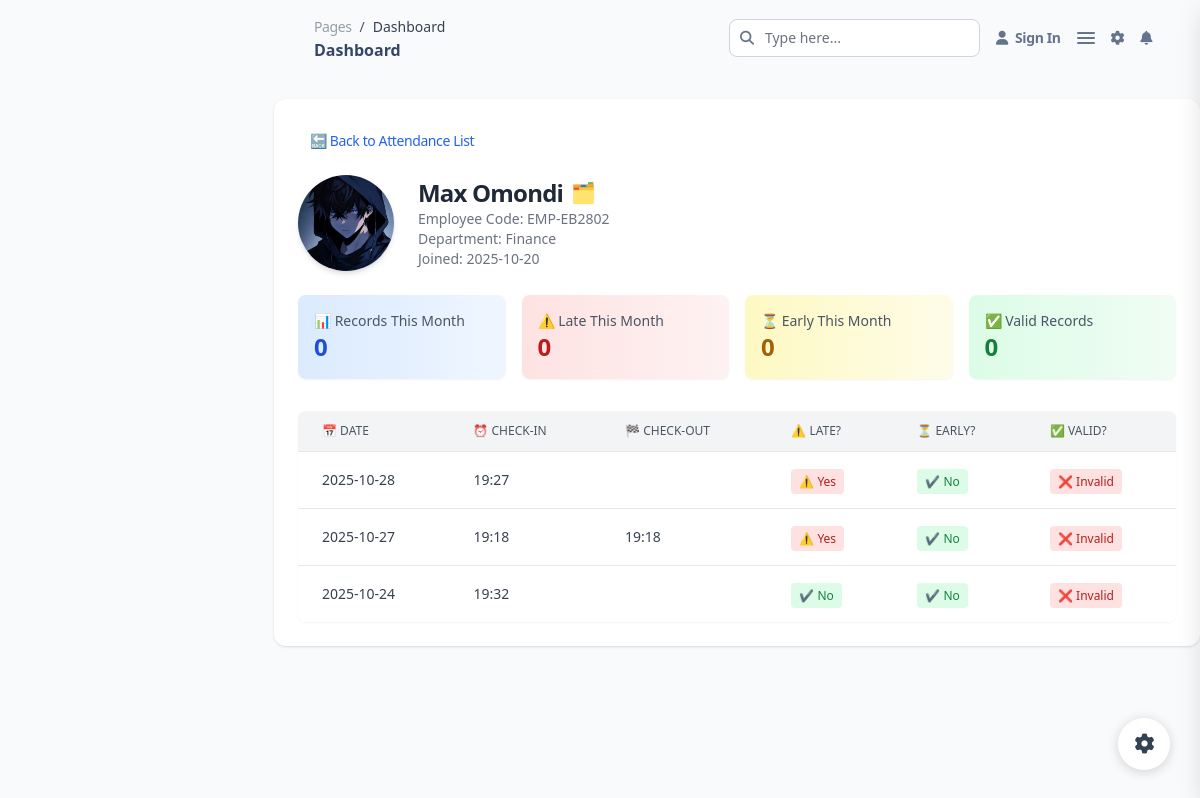
Page /attendance/history/1/ (signed in) on the committed database.
### users/models.py (models this page shows, shortened)
class Employee(models.Model):
    EMPLOYMENT_TYPE_CHOICES = [
        ('full_time', 'Full-Time'),
        ('part_time', 'Part-Time'),
        ('contract', 'Contract'),
        ('intern', 'Intern'),
    ]
    GENDER_CHOICES = [
        ('male', 'Male'),
        ('female', 'Female'),
        ('other', 'Other'),
    ]
    MARITAL_STATUS_CHOICES = [
        ('single', 'Single'),
        ('married', 'Married'),
        ('divorced', 'Divorced'),
        ('widowed', 'Widowed'),
    ]
    JOB_STATUS_CHOICES = [
        ('active', 'Active'),
        ('suspended', 'Suspended'),
        ('terminated', 'Terminated'),
        ('resigned', 'Resigned'),
    ]
    employee_code = models.CharField(max_length=20, unique=True)
    full_name = models.CharField(max_length=255, null=True)
    phone_number = models.CharField(max_length=20,null=True)
    date_of_joining = models.DateField(null=True, blank=True)
    department = models.ForeignKey(Department, on_delete=models.SET_NULL, null=True, blank=True)
    sub_department = models.ForeignKey(SubDepartment, on_delete=models.SET_NULL, null=True, blank=True)
    stations = models.ManyToManyField(
        "attendance.Station",
        related_name="employees",
        blank=True
    )
    job_position = models.CharField(max_length=255, blank=True, null=True)
    employment_type = models.CharField(max_length=50, choices=[("full_time", "Full Time"), ("part_time", "Part Time"), ("contract", "Contract")])
    gender = models.CharField(max_length=10,null=True, choices=[("male", "Male"), ("female", "Female"), ("other", "Other")])
    marital_status = models.CharField(max_length=15,null=True, choices=[("single", "Single"), ("married", "Married"), ("divorced", "Divorced")])
    job_status = models.CharField(max_length=20, choices=[("active", "Active"), ("inactive", "Inactive")])
    national_id = models.CharField(max_length=20, blank=True, null=True)
    date_of_birth = models.DateField(null=True, blank=True)
    address = models.TextField(blank=True, null=True)
    bank_account_number = models.CharField(max_length=30, blank=True, null=True)
    bank_name = models.CharField(max_length=100, blank=True, null=True)
    next_of_kin_name = models.CharField(max_length=255, blank=True, null=True)
    next_of_kin_relationship = models.CharField(max_length=100, blank=True, null=True)
    next_of_kin_phone = models.CharField(max_length=20, blank=True, null=True)
    documents = models.FileField(upload_to="employee_docs/", blank=True, null=True)
    profile_image = models.ImageField(
        upload_to="employee_photos/",
        null=True,
        blank=True,
        help_text="Upload employee profile picture"
    )
    created_at = models.DateTimeField(auto_now_add=True)
    updated_at = models.DateTimeField(auto_now=True)
    bank_account_number = models.CharField(max_length=30, blank=True, null=True)
    bank_name = models.CharField(max_length=100, blank=True, null=True)
    basic_salary = models.DecimalField(
        max_digits=10, decimal_places=2,
        default=0,
        help_text="Base salary of the employee"
    )
    allowances = models.ManyToManyField(
        'payroll.Allowance',
        blank=True,
        related_name='employees',
        help_text="Allowances applicable to this employee"
    )
    overtime_rate = models.DecimalField(
        max_digits=10, decimal_places=2,
        default=0,
        help_text="Standard overtime rate per hour"
    )
    night_overtime_rate = models.DecimalField(
        max_digits=10, decimal_places=2,
        default=0,
        help_text="Night overtime rate per hour"
    )
    weekend_overtime_rate = models.DecimalField(
        max_digits=10, decimal_places=2,
        default=0,
        help_text="Weekend overtime rate per hour"
    )

class Department(models.Model):
    name = models.CharField(max_length=100, unique=True)
    description = models.TextField(blank=True, null=True)

### attendance/models.py (models this page shows, shortened)
class Attendance(models.Model):
    employee = models.ForeignKey(
        "users.Employee",
        on_delete=models.CASCADE,
        related_name="attendances",
    )
    check_in_latitude = models.DecimalField(max_digits=9, decimal_places=6, null=True, blank=True)
    check_in_longitude = models.DecimalField(max_digits=9, decimal_places=6, null=True, blank=True)
    check_in_image = models.ImageField(upload_to="attendance_photos/", null=True, blank=True)
    check_in_date = models.DateTimeField(null=True, blank=True)
    check_out_latitude = models.DecimalField(max_digits=9, decimal_places=6, null=True, blank=True)
    check_out_longitude = models.DecimalField(max_digits=9, decimal_places=6, null=True, blank=True)
    check_out_image = models.ImageField(upload_to="attendance_photos/", null=True, blank=True)
    check_out_date = models.DateTimeField(null=True, blank=True)
    device_ip = models.GenericIPAddressField(null=True, blank=True)
    previous_ip = models.GenericIPAddressField(null=True, blank=True)
    distance_from_station = models.FloatField(null=True, blank=True)
    is_valid = models.BooleanField(default=False)
    is_late_check_in = models.BooleanField(default=False)
    is_early_check_out = models.BooleanField(default=False)
    device_changed = models.BooleanField(default=False)
    created_at = models.DateTimeField(auto_now_add=True)
    updated_at = models.DateTimeField(auto_now=True)
    VALID_DISTANCE_THRESHOLD = 100.0  # meters
    LATE_THRESHOLD_MINUTES = 10
    EARLY_THRESHOLD_MINUTES = 10
    class Meta:
        ordering = ["-check_in_date"]

### attendance/web/views.py (the view)
# urls.py: path("history/<int:employee_id>/", attendance_history, name="attendance-history"),
@login_required
def attendance_history(request, employee_id=None):
    user = request.user
    employee = get_employee_for_user(user)
    if user.is_manager and employee and employee.department and employee_id:
        target_employee = get_object_or_404(Employee, pk=employee_id, department=employee.department)
    else:
        target_employee = employee
    history = Attendance.objects.filter(employee=target_employee).order_by("-check_in_date")
    return render(request, "attendance/attendance_history.html", {
        "employee": target_employee,
        "history": history,
    })

### attendance/templatetags/attendance_extras.py (called while the page is built)
@register.filter
def count_true(queryset, field_name):
    if not queryset:
        return 0
    return queryset.filter(**{field_name: True}).count()

@register.filter
def current_month(queryset):
    if not queryset:
        return queryset.none()
    now = timezone.now()
    return queryset.filter(check_in_date__year=now.year,
                           check_in_date__month=now.month)

### attendance/web/views.py (called while the page is built)
def get_employee_for_user(user):
    try:
        return Employee.objects.get(employee_code=user.username)
    except Employee.DoesNotExist:
        return None

### users/models.py (called while the page is built)
    @property
    def is_manager(self):
        return self.role == 'manager'

### attendance/templates/attendance/attendance_history.html (shortened to what this page needs)
{% extends "configs/base.html" %}
{% load static %}
{% load attendance_extras %}
{% block content %}
  <main class="ease-soft-in-out xl:ml-68.5 relative h-full max-h-screen rounded-xl transition-all duration-200">
    {% include 'configs/partials/main-top-nav.html' %}
    <section class="max-w-5xl mx-auto bg-white shadow rounded-xl p-6 mt-6">
      <div class="mb-4">
        <a href="{% url 'attendance-list' %}"
           class="inline-flex items-center px-3 py-2 text-sm font-medium text-blue-600 hover:text-blue-800" hx-boost="true">
          🔙 Back to Attendance List
        </a>
      </div>
      <div class="flex flex-col sm:flex-row items-center gap-6 mb-6">
        {% if employee.profile_image %}
          <img src="{{ employee.profile_image.url }}" alt="Profile"
               class="w-24 h-24 rounded-full object-cover shadow-md">
        {% else %}
          <div class="w-24 h-24 rounded-full bg-gray-300 flex items-center justify-center text-gray-600 text-lg">
            👤
          </div>
        {% endif %}
        <div>
          <h2 class="text-2xl font-bold text-gray-800 flex items-center gap-2">
            {{ employee.full_name }}
            <span class="text-gray-400 text-xl">🗂️</span>
          </h2>
          <p class="text-sm text-gray-500">Employee Code: {{ employee.employee_code }}</p>
          <p class="text-sm text-gray-500">Department: {{ employee.department.name}}</p>
          <p class="text-sm text-gray-500">Joined: {{ employee.date_of_joining|date:"Y-m-d" }}</p>
        </div>
      </div>
        <div class="flex flex-wrap gap-4 mb-8">
        <div class="flex-1 bg-gradient-to-r from-blue-100 to-blue-50 rounded-lg p-4 shadow-sm">
          <p class="text-sm text-gray-600">📊 Records This Month</p>
          <p class="text-2xl font-bold text-blue-700">{{ history|current_month|length }}</p>
        </div>
        <div class="flex-1 bg-gradient-to-r from-red-100 to-red-50 rounded-lg p-4 shadow-sm">
          <p class="text-sm text-gray-600">⚠️ Late This Month</p>
          <p class="text-2xl font-bold text-red-700">{{ history|current_month|count_true:"is_late_check_in" }}</p>
        </div>
        <div class="flex-1 bg-gradient-to-r from-yellow-100 to-yellow-50 rounded-lg p-4 shadow-sm">
          <p class="text-sm text-gray-600">⏳ Early This Month</p>
          <p class="text-2xl font-bold text-yellow-700">{{ history|current_month|count_true:"is_early_check_out" }}</p>
        </div>
        <div class="flex-1 bg-gradient-to-r from-green-100 to-green-50 rounded-lg p-4 shadow-sm">
          <p class="text-sm text-gray-600">✅ Valid Records</p>
          <p class="text-2xl font-bold text-green-700">{{ history|current_month|count_true:"is_valid" }}</p>
        </div>
      </div>
      <div class="hidden md:block">
        <table class="min-w-full divide-y divide-gray-200 rounded-lg overflow-hidden shadow-sm">
          <thead class="bg-gray-100">
            <tr>
              <th class="px-6 py-3 text-left text-xs font-medium text-gray-600 uppercase">📅 Date</th>
              <th class="px-6 py-3 text-left text-xs font-medium text-gray-600 uppercase">⏰ Check-In</th>
              <th class="px-6 py-3 text-left text-xs font-medium text-gray-600 uppercase">🏁 Check-Out</th>
              <th class="px-6 py-3 text-left text-xs font-medium text-gray-600 uppercase">⚠️ Late?</th>
              <th class="px-6 py-3 text-left text-xs font-medium text-gray-600 uppercase">⏳ Early?</th>
              <th class="px-6 py-3 text-left text-xs font-medium text-gray-600 uppercase">✅ Valid?</th>
            </tr>
          </thead>
          <tbody class="divide-y divide-gray-200 bg-white">
            {% for record in history %}
            <tr class="hover:bg-gray-50 transition">
              <td class="px-6 py-4 text-sm text-gray-700">{{ record.check_in_date|date:"Y-m-d" }}</td>
              <td class="px-6 py-4 text-sm text-gray-700">{{ record.check_in_date|time:"H:i" }}</td>
              <td class="px-6 py-4 text-sm text-gray-700">{{ record.check_out_date|time:"H:i" }}</td>
              <td class="px-6 py-4">
                {% if record.is_late_check_in %}
                  <span class="px-2 py-1 text-xs rounded bg-red-100 text-red-700">⚠️ Yes</span>
                {% else %}
                  <span class="px-2 py-1 text-xs rounded bg-green-100 text-green-700">✔️ No</span>
                {% endif %}
              </td>
              <td class="px-6 py-4">
                {% if record.is_early_check_out %}
                  <span class="px-2 py-1 text-xs rounded bg-yellow-100 text-yellow-700">⏳ Yes</span>
                {% else %}
                  <span class="px-2 py-1 text-xs rounded bg-green-100 text-green-700">✔️ No</span>
                {% endif %}
              </td>
              <td class="px-6 py-4">
                {% if record.is_valid %}
                  <span class="px-2 py-1 text-xs rounded bg-green-100 text-green-700">✅ Valid</span>
                {% else %}
                  <span class="px-2 py-1 text-xs rounded bg-red-100 text-red-700">❌ Invalid</span>
                {% endif %}
              </td>
            </tr>
            {% empty %}
            <tr>
              <td colspan="6" class="px-6 py-4 text-center text-gray-500">No history records found</td>
            </tr>
            {% endfor %}
          </tbody>
        </table>
      </div>
    </section>
  </main>
{% endblock %}

### rows in the picture
Employee: profile_image (picture), full_name "Max Omondi", employee_code "EMP-EB2802", department.name "Finance", date_of_joining "2025-10-20"
Attendance: check_in_date "2025-10-28", check_in_date "19:27", is_late_check_in "⚠️ Yes", is_early_check_out "✔️ No", is_valid "❌ Invalid"
Attendance: check_in_date "2025-10-27", check_in_date "19:18", check_out_date "19:18", is_late_check_in "⚠️ Yes", is_early_check_out "✔️ No", is_valid "❌ Invalid"
Attendance: check_in_date "2025-10-24", check_in_date "19:32", is_late_check_in "✔️ No", is_early_check_out "✔️ No", is_valid "❌ Invalid"

### other values in the picture
{{ history|current_month|length }} "0"
{{ history|current_month|count_true:"is_late_check_in" }} "0"
{{ history|current_month|count_true:"is_early_check_out" }} "0"
{{ history|current_month|count_true:"is_valid" }} "0"
